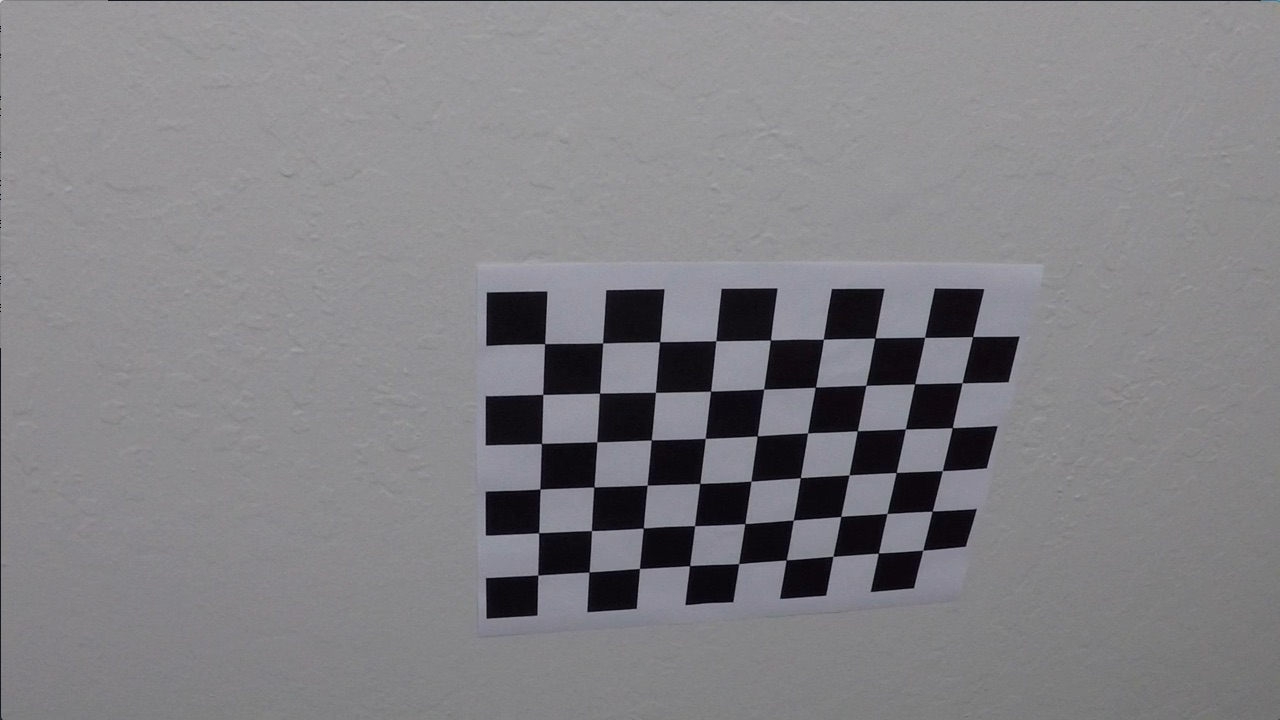
#> input picture camera_cal/calibration10.jpg, 1280 x 720 px; its folder holds only this picture in this run
$ jupyter execute --allow-errors final.ipynb   (shell and % lines are left out)   (older library calls are emulated)
#> lines starting #> are read from the running program, lines starting #| are printed output that depends on the picture; after the words box and inside, x2 and y2 are one past the last pixel; in counts of white or black regions, pixels touching at a corner belong together
## Advanced Lane Finding Project

The goals / steps of this project are the following:

* Compute the camera calibration matrix and distortion coefficients given a set of chessboard images.
* Apply a distortion correction to raw images.
* Use color transforms, gradients, etc., to create a thresholded binary image.
* Apply a perspective transform to rectify binary image ("birds-eye view").
* Detect lane pixels and fit to find the lane boundary.
* Determine the curvature of the lane and vehicle position with respect to center.
* Warp the detected lane boundaries back onto the original image.
* Output visual display of the lane boundaries and numerical estimation of lane curvature and vehicle position.

---

## Import Necessary Modules

[cell 1]
import numpy as np
import cv2
import glob
import matplotlib.pyplot as plt
import matplotlib.image as mpimg

## Compute the camera calibration matrix and distortion coefficients given a set of chessboard images

[cell 2]
# prepare object points, like (0,0,0), (1,0,0), (2,0,0) ....,(6,5,0)
objp = np.zeros((6*9,3), np.float32)
objp[:,:2] = np.mgrid[0:9,0:6].T.reshape(-1,2)

# Arrays to store object points and image points from all the images.
objpoints = [] # 3d points in real world space
imgpoints = [] # 2d points in image plane.

# Make a list of calibration images
images = glob.glob('../camera_cal/calibration*.jpg')

# Step through the list and search for chessboard corners
for fname in images:
    img = cv2.imread(fname)
#> img is the input picture: shape (720, 1280, 3); mean B, G, R 133.1, 129.4, 130.2
    gray = cv2.cvtColor(img,cv2.COLOR_BGR2GRAY)

    # Find the chessboard corners
    ret, corners = cv2.findChessboardCorners(gray, (9,6), None)
#> ret = True; corners = 54 rows, first 8: [545.3, 343.1], [602.7, 342.8], [660.1, 341.3], [715.8, 340.7], [770.6, 340], [823.5, 339.2], [874.3, 338.5], [925.1, 337.4]

    # If found, add object points, image points
    if ret == True:
        objpoints.append(objp)
        imgpoints.append(corners)

        # Draw and display the corners
        img = cv2.drawChessboardCorners(img, (9,6), corners, ret)
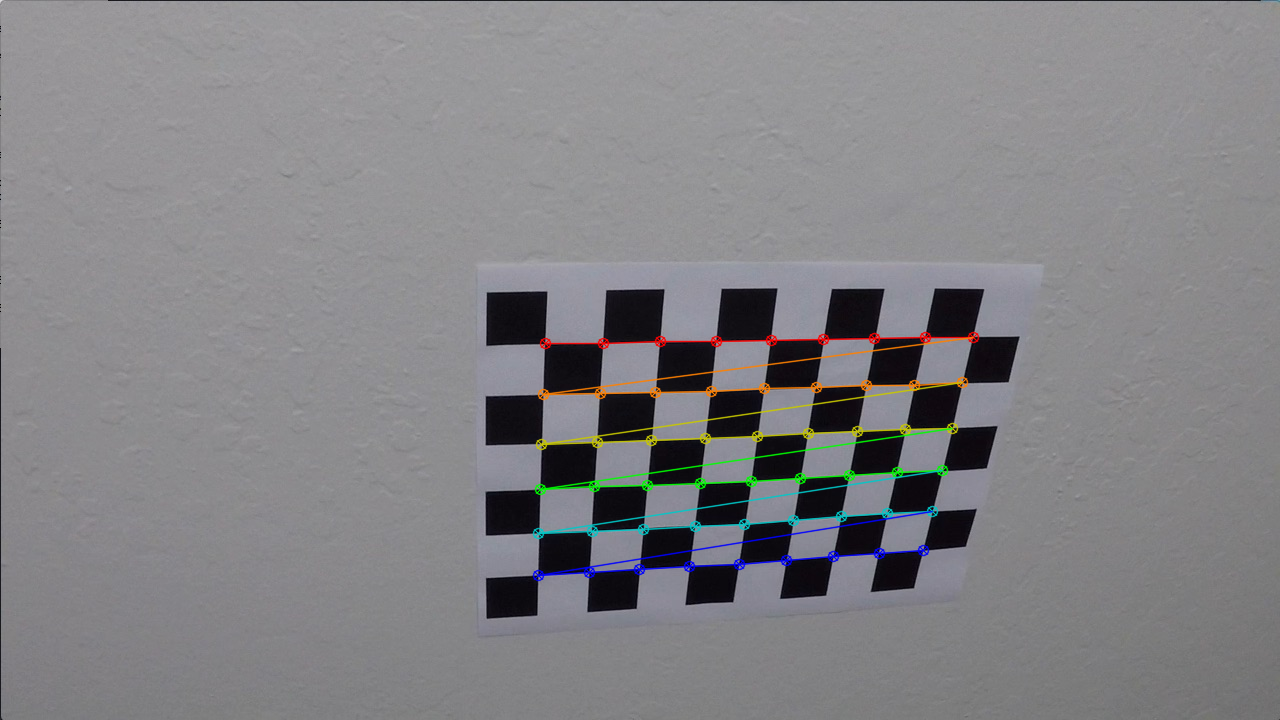
#> img: shape (720, 1280, 3); 1.91% of pixels changed, all inside (x1, y1, x2, y2) = (532, 331, 980, 582)

## Apply a distortion correction to raw images

[cell 3]
# performs the camera calibration, image distortion correction and
# returns the undistorted image
def cal_undistort(img, objpoints, imgpoints):
    # Use cv2.calibrateCamera() and cv2.undistort()
    ret, mtx, dist, rvecs, tvecs = cv2.calibrateCamera(objpoints, imgpoints, gray.shape[::-1],None,None)
#> ret = 0.68; mtx = [[1143.7, 0, 681.7], [0, 1109.2, 367.7], [0, 0, 1]]; dist = [[-0.515, 2.99, -0.00876, 0.00937, 1.41]]; rvecs = ([0.451, -0.252, 0.0361],); tvecs = ([-2.31, -0.422, 19.12],)
    dst = cv2.undistort(img, mtx, dist, None, mtx)
    return dst

img=cv2.imread('../camera_cal/calibration1.jpg')
#> (the rest of this cell did not finish here and is left out)

## Use color transforms, gradients, etc., to create a thresholded binary image

[cell 4]
image = mpimg.imread('../test_images/test5.jpg')
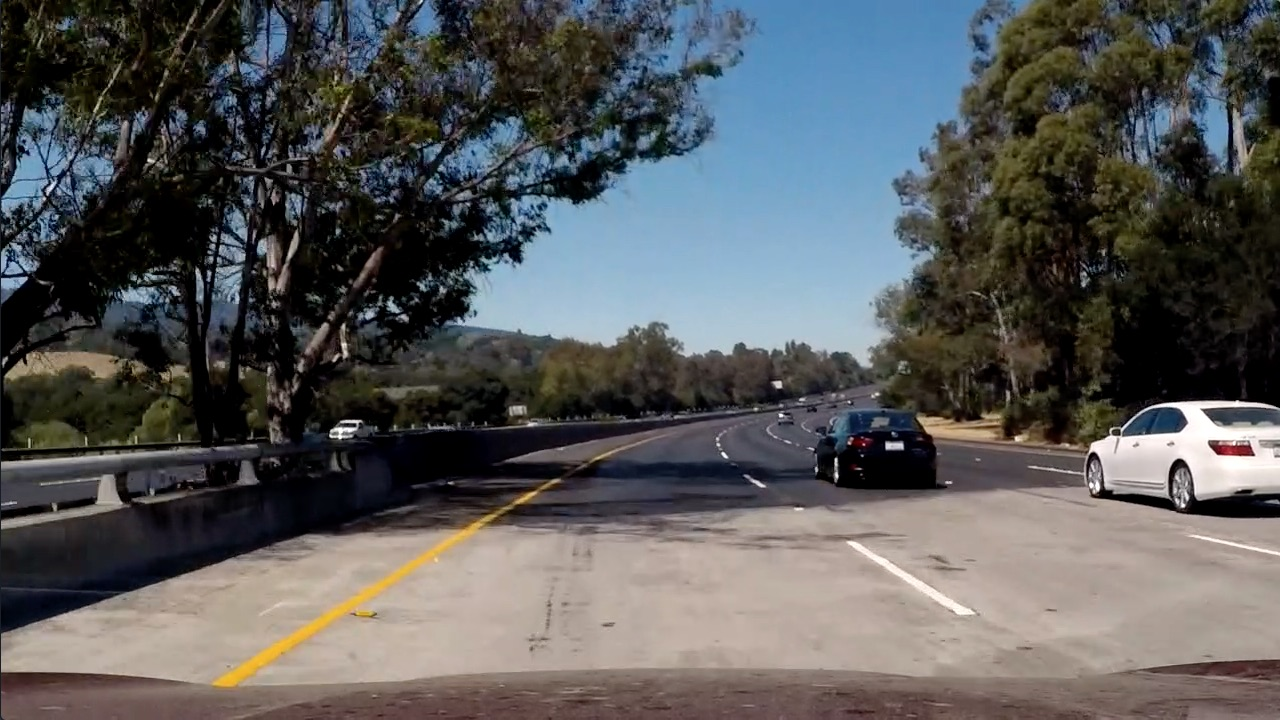
#> input picture test_images/test5.jpg, 1280 x 720 px, found by its file name
#> image is the input picture: shape (720, 1280, 3); mean R, G, B 88.5, 89.3, 89.8
img = cal_undistort(image, objpoints, imgpoints)

def region_of_interest(img, vertices):

    #defining a blank mask to start with
    mask = np.zeros_like(img)

    #defining a 3 channel or 1 channel color to fill the mask with depending on the input image
    if len(img.shape) > 2:
        channel_count = img.shape[2]  # i.e. 3 or 4 depending on your image
        ignore_mask_color = (255,) * channel_count
        print(ignore_mask_color)
    else:
        ignore_mask_color = 255


    #filling pixels inside the polygon defined by "vertices" with the fill color
    cv2.fillPoly(mask, vertices, ignore_mask_color)

    #returning the image only where mask pixels are nonzero
    masked_image = cv2.bitwise_and(img, mask)
    return masked_image


def Canny(img, s_thresh=(170, 255), sx_thresh=(20, 100)):
#> called with s_thresh = (170, 255), sx_thresh = (20, 100)
    img = np.copy(img)
    imshape = img.shape

    # Read in and grayscale the image
    gray = cv2.cvtColor(img, cv2.COLOR_RGB2GRAY)

    # Define a kernel size and apply Gaussian smoothing
    kernel_size = 5
    img = cv2.GaussianBlur(img, (kernel_size, kernel_size), 0)

    # Convert to HLS color space and separate the V channel
    hls = cv2.cvtColor(img, cv2.COLOR_RGB2HLS)
#> hls: shape (720, 1280, 3); mean of channels 0, 1, 2 49.4, 79.8, 54
    l_channel = hls[:,:,1]
    s_channel = hls[:,:,2]

    # Sobel x
    sobelx = cv2.Sobel(l_channel, cv2.CV_64F, 1, 0) # Take the derivative in x
    abs_sobelx = np.absolute(sobelx) # Absolute x derivative to accentuate lines away from horizontal
    scaled_sobel = np.uint8(255*abs_sobelx/np.max(abs_sobelx))

    # Threshold x gradient
    sxbinary = np.zeros_like(scaled_sobel)
    sxbinary[(scaled_sobel >= sx_thresh[0]) & (scaled_sobel <= sx_thresh[1])] = 1

    # Threshold color channel
    s_binary = np.zeros_like(s_channel)
    s_binary[(s_channel >= s_thresh[0]) & (s_channel <= s_thresh[1])] = 1

    # Stack each channel
    color_binary = np.dstack(( np.zeros_like(sxbinary),s_binary,sxbinary)) * 255

    # Combine the two binary thresholds
    combined_binary = np.zeros_like(sxbinary)
    combined_binary[(s_binary == 1) | (sxbinary == 1)] = 1

    # keeps the region of the image defined by the polygon
    vertices = np.array([[(170,imshape[0]),(imshape[1]/2 - 80, 470),
                          (imshape[1]/2 + 80, 450), (imshape[1] - 100,imshape[0])]], dtype=np.int32)
    combined_binary=region_of_interest(combined_binary, vertices)
#> in region_of_interest, `cv2.fillPoly(mask, vertices, ignore_mask_color)`:
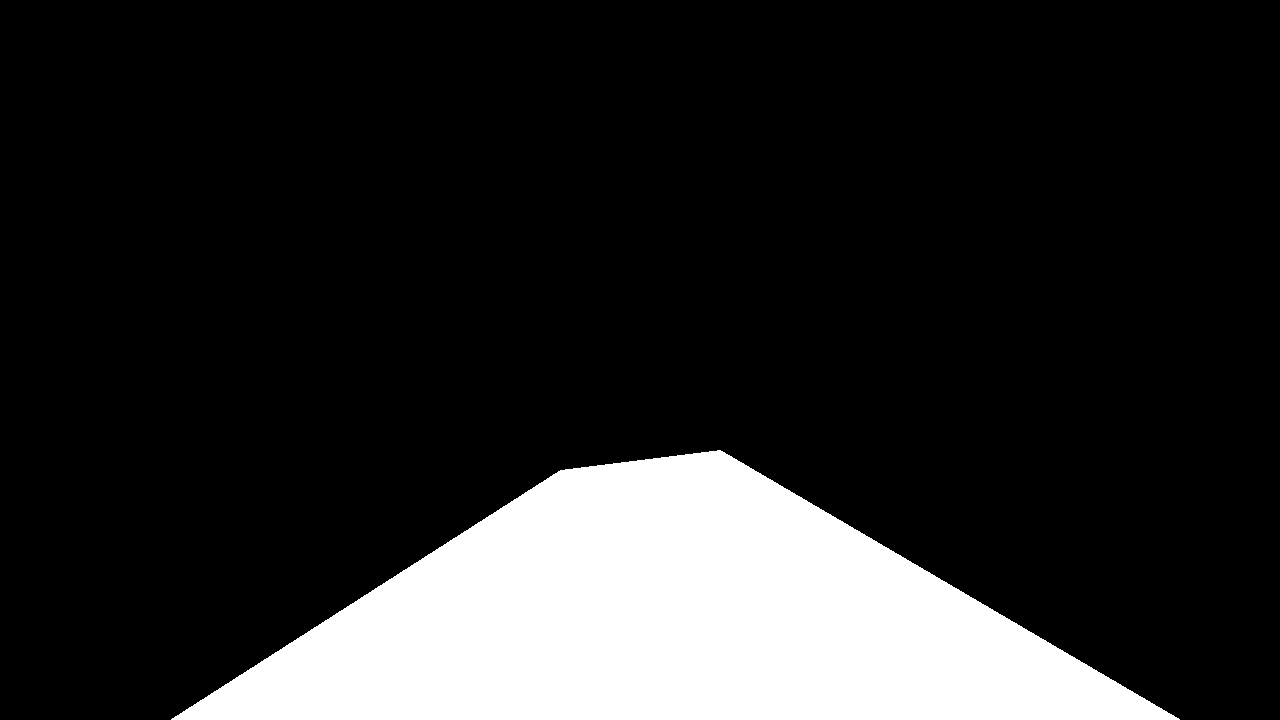
#> mask: shape (720, 1280); 16.6% white; 1 white region, box (x1, y1, x2, y2) and area: (171, 450, 1180, 720) 152605

    return combined_binary

result = Canny(img)
#> result: shape (720, 1280); values 0 (black) and 1 (white), 0.41% white; 103 white regions (88 under 20 px), largest, box (x1, y1, x2, y2) and area: (847, 544, 971, 621) 1164, (241, 536, 465, 676) 1118, (504, 479, 554, 509) 253

# Plot the result
f, (ax1, ax2) = plt.subplots(1, 2, figsize=(24, 9))
f.tight_layout()

ax1.imshow(image)
ax1.set_title('Original Image', fontsize=40)

ax2.imshow(result, cmap='gray')
ax2.set_title('Pipeline Result', fontsize=40)
plt.subplots_adjust(left=0., right=1, top=0.9, bottom=0.)

## Perspective transform

[cell 5]
img = np.copy(result)
img_size = (img.shape[1], img.shape[0])
plt.imshow(img)
plt.plot(700,450,'.') # top right
plt.plot(1130,720,'.') # bottom right
plt.plot(220,720,'.') # bottom left
plt.plot(595,450,'.') # top left

[cell 6]
def warp(img):

    img_size = (img.shape[1], img.shape[0])

    # Four source coordinates
    src = np.float32([[700,450], [1130,720], [220,720], [595,450]])

    # Four desired coordinates
    dst = np.float32([[1100,0], [1100,720], [220,720], [220,0]])

    # Compute the pers
    M = cv2.getPerspectiveTransform(src, dst)
    warped = cv2.warpPerspective(img, M, img_size, flags=cv2.INTER_LINEAR)
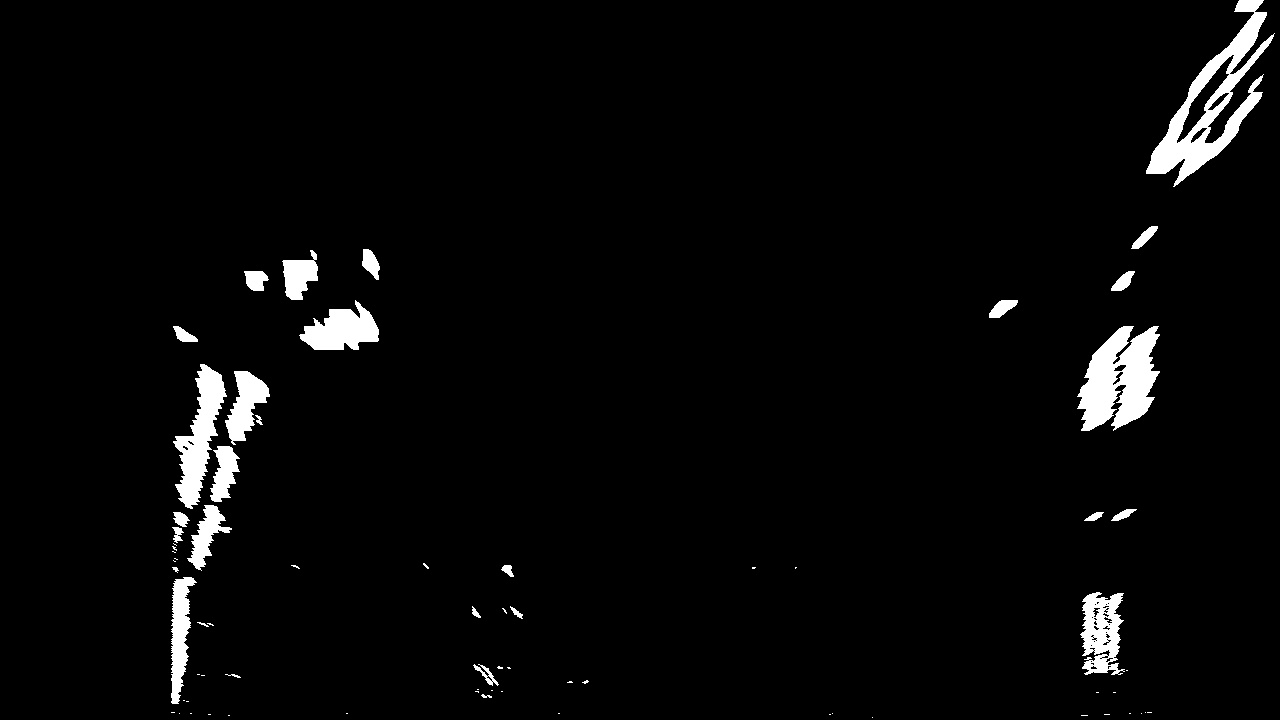
#> warped: shape (720, 1280); values 0 (black) and 1 (white), 3.2% white; 71 white regions (42 under 20 px), largest, box (x1, y1, x2, y2) and area: (1146, 0, 1275, 187) 6528, (1077, 326, 1160, 431) 5500, (173, 364, 227, 509) 3329

    plt.imshow(warped)

    return warped

warped = warp(img)

## Detect lane pixels and fit to find the lane boundary

[cell 7]
# Load our image
binary_warped = warped

def find_lane_pixels(binary_warped):
    # Take a histogram of the bottom half of the image
    histogram = np.sum(binary_warped[binary_warped.shape[0]//2:,:], axis=0)
#> histogram = 1280 values, max 177 at index 180, min 0 at index 0, mean 13
#> (the rest of the program and of its run is left out)
